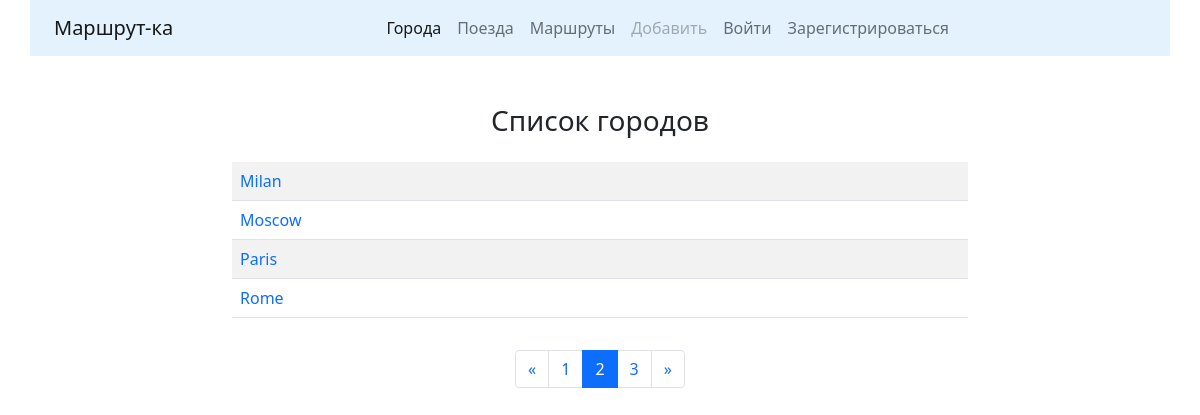
The app's page /cities/?page=2 with its own data.
### cities/models.py (models this page shows, shortened)
class City(models.Model):
    name = models.CharField(max_length=128, unique=True, verbose_name="Город",)
    class Meta:
        verbose_name = "Город"
        verbose_name_plural = "Города"
        ordering = ["name"]  # Сортировка объектов таблицы по имени

### cities/views.py (the view)
# urls.py: path('', CityListView.as_view(), name="cities"),
class CityListView(ListView):
    paginate_by = 4
    model = City
    template_name = "cities/cities.html"
    def get_context_data(self, **kwargs):
        context = super().get_context_data(**kwargs)
        form = CityForm()
        context["form"] = form
        return context

### cities/templates/cities/cities.html (shortened to what this page needs)
{% extends 'main/base.html' %}
{% block content %}
    <h3 align="center">Список городов</h3>
    <div class="row">
        <div class="col-md-8 mx-auto my-3">
            <table class="table table-striped">
                {% for object in page_obj %}
                    <tr>
                        <td><a href="{% url 'cities:detail' pk=object.id %}" style="text-decoration:none">{{object.name}}</a></td>
                        {% if user.is_authenticated %}
                            <td><a href="{% url 'cities:update' pk=object.id %}">
                                <button type="submit" class="btn btn-outline-primary">Редактировать</button></a></td>
                            <td><a href="{% url 'cities:delete' pk=object.id %}">
                                <button type="submit" class="btn btn-outline-danger">Удалить</button></a></td>
                        {% else %}
                            <td>&nbsp;</td>
                            <td>&nbsp;</td>
                        {% endif %}
                    </tr>
                {% endfor %}
            </table>
        </div>
    </div>
    {% include 'main/pagination.html' %}
{% endblock %}

### records on screen
City: name "Milan"
City: name "Moscow"
City: name "Paris"
City: name "Rome"

### other values on screen
{{ page }} "1" "2" "3"
